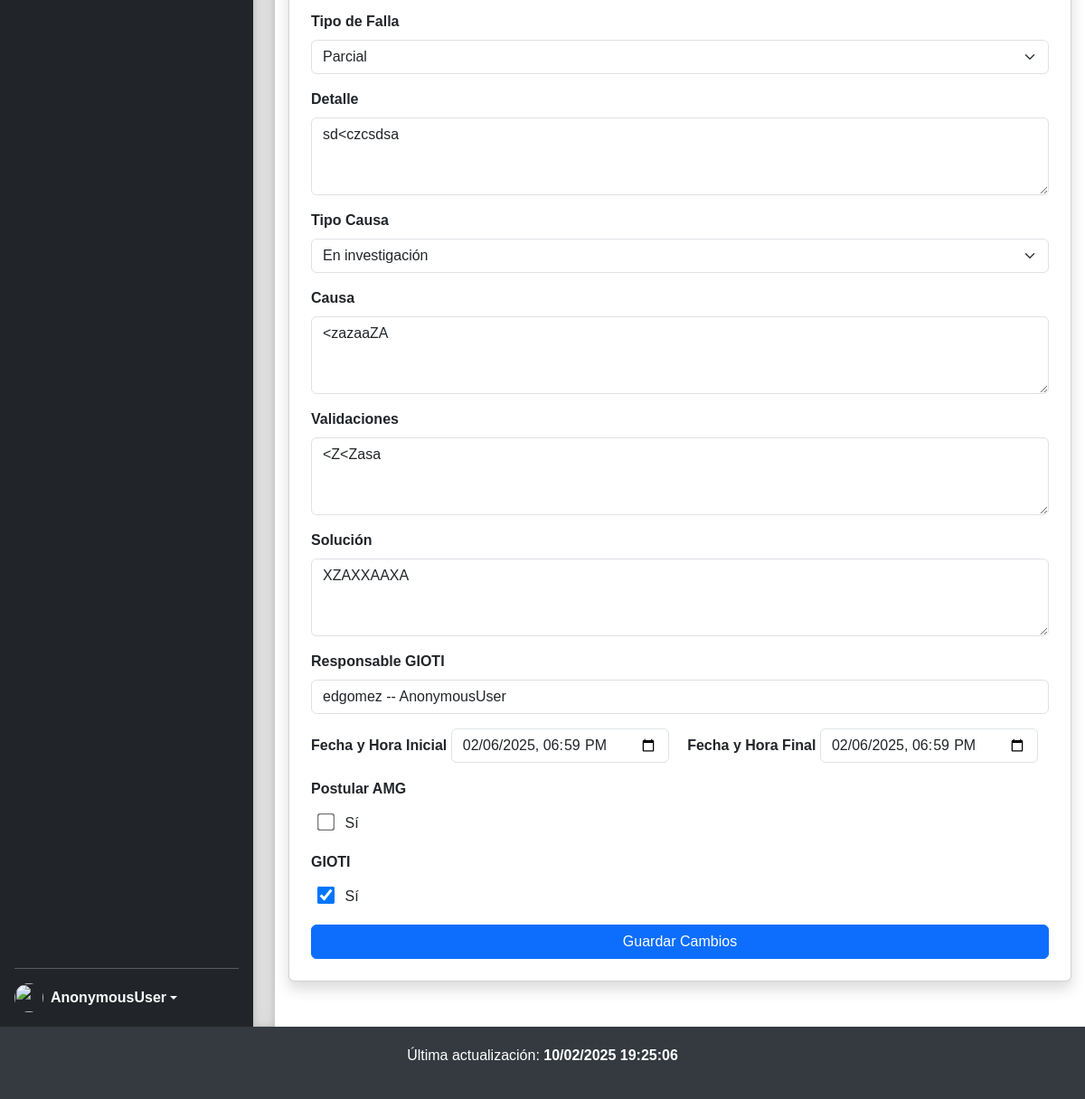
The page /editar_gestion/3/ (lower part) on the database as committed earlier.
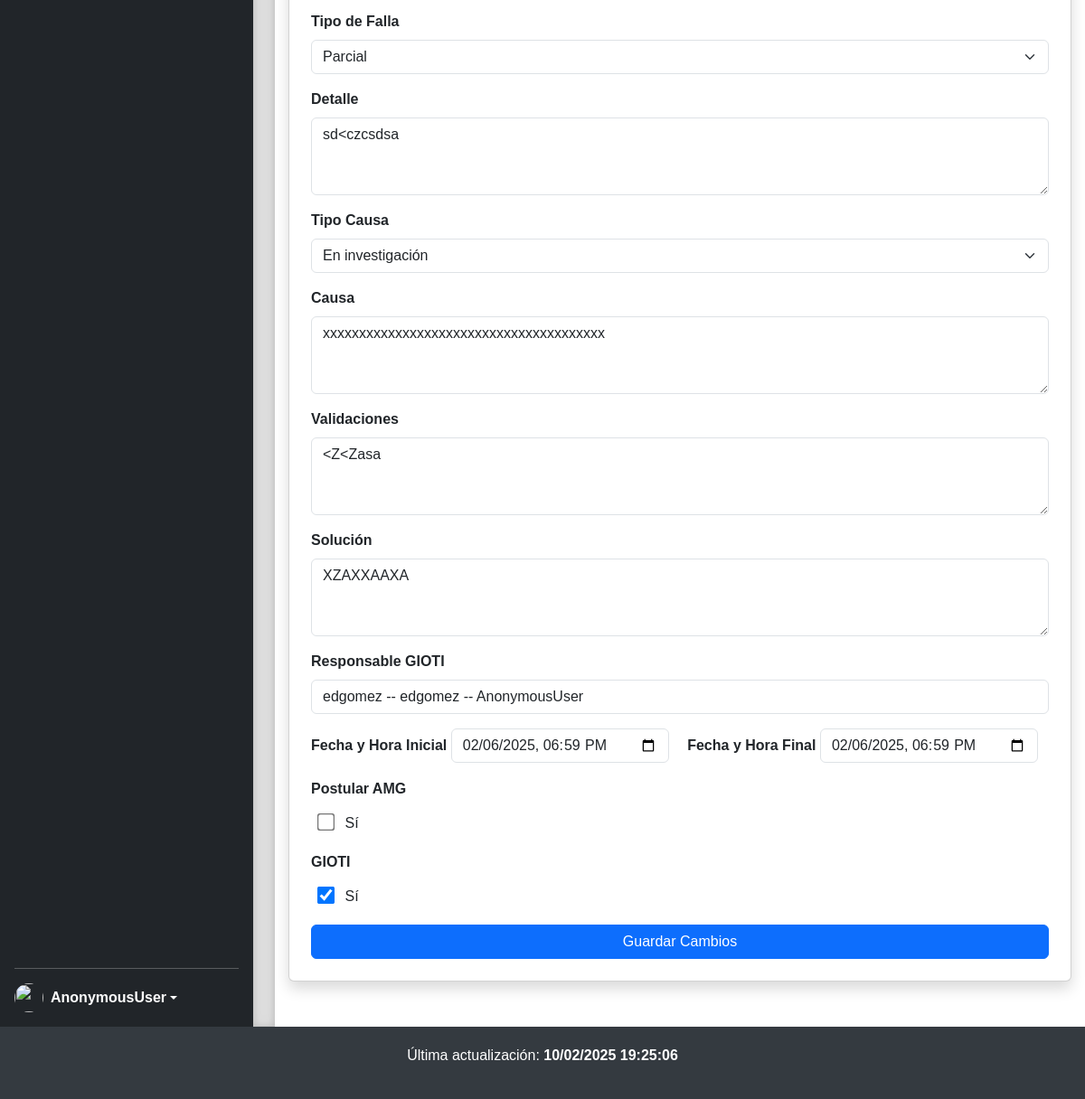
The same page on the database as committed later.
### gestiones/models.py (models this page shows, shortened)
class Gestion(models.Model):
    servicio = models.CharField(max_length=250, verbose_name='Servicio')
    tipo_de_gestion = models.CharField(max_length=250, verbose_name='Tipo de gestion')
    numero_caso = models.CharField(max_length=250, verbose_name='Numero de caso')
    detectada_por = models.CharField(max_length=250, verbose_name='Detectado por')
    causado_por_certificado_digital = models.BooleanField(default=False, verbose_name='Causado por certificado digital')
    incidente_generado_por_OC = models.BooleanField(default=False, verbose_name='Incidente generado por OC')
    atribuible_a = models.CharField(max_length=30, verbose_name='Atribuible a')
    tipo_de_falla = models.CharField(max_length=30, verbose_name='Tipo de falla')
    detalle = models.TextField(verbose_name='Detalle')
    tipo_causa = models.CharField(max_length=30, verbose_name='Tipo_causa')
    causa = models.TextField(verbose_name='Causa')
    validaciones = models.TextField(verbose_name='Validaciones')
    solucion = models.TextField(verbose_name='Solucion')
    responsable_gioti = models.CharField(max_length=250, verbose_name='Responsable gioti')
    fecha_hora_inicial = models.DateTimeField("Fecha y Hora Inicial", auto_now=False, auto_now_add=False )
    fecha_hora_final = models.DateTimeField("Fecha y Hora Final", auto_now=False, auto_now_add=False)
    postular_amg = models.BooleanField(default=False, verbose_name='Postular AMG')
    gioti = models.BooleanField(default=False, verbose_name='GIOTI')
    class Meta:
        verbose_name = 'Gestion'
        verbose_name_plural = 'Gestiones'
        ordering=['-id']

### gestiones/views.py (the view, shortened to what this page needs)
# urls.py: path('editar_gestion/<int:id>/',views.editar_gestion, name='editar_gestion'),
def editar_gestion(request, id):
    first_name = request.user.first_name if request.user.is_authenticated else "Invitado"
    gestion = get_object_or_404(Gestion, id=id)
    fecha_hora_actual = datetime.now().strftime('%Y-%m-%dT%H:%M')
    return render(request, 'editar_gestion.html', {'gestion': gestion, "first_name":first_name,'fecha_hora_actual': fecha_hora_actual})

### gestiones/templates/editar_gestion.html (shortened to what this page needs)
{% extends "layout.html" %}
{% block content %}
<form method="post">
<div class="container-fluid d-flex flex-column align-items-center" style="min-height: 100vh; padding: 50px 15px; overflow-y: auto;">
  <div class="card shadow p-4" style="max-width: 1000px; width: 100%;">
    <form method="POST" novalidate>
<div class="mb-3">
  <label for="tipo_de_falla" class="form-label"><strong>Tipo de Falla</strong></label>
  <select class="form-select" id="tipo_de_falla" name="tipo_de_falla" required>
    <option value="Parcial" {% if gestion.tipo_de_falla == 'Parcial' %}selected{% endif %}>Parcial</option>
  </select>
</div>
<div class="mb-3">
  <label for="detalle" class="form-label"><strong>Detalle</strong></label>
  <textarea class="form-control" id="detalle" name="detalle" rows="3" placeholder="Describa el detalle" >{{ gestion.detalle }}</textarea>
</div>
<div class="mb-3">
  <label for="tipo_causa" class="form-label"><strong>Tipo Causa</strong></label>
  <select class="form-select" id="tipo_causa" name="tipo_causa" >
    <option value="En investigacion" {% if gestion.tipo_causa == 'En investigacion' %}selected{% endif %}>En investigación</option>
  </select>
</div>
<div class="mb-3">
  <label for="causa" class="form-label"><strong>Causa</strong></label>
  <textarea class="form-control" id="causa" name="causa" rows="3" placeholder="Describa la causa" required>{{ gestion.causa }}</textarea>
</div>
<div class="mb-3">
  <label for="validaciones" class="form-label"><strong>Validaciones</strong></label>
  <textarea class="form-control" id="validaciones" name="validaciones" rows="3" placeholder="Ingrese las validaciones" required>{{ gestion.validaciones }}</textarea>
</div>
<div class="mb-3">
  <label for="solucion" class="form-label"><strong>Solución</strong></label>
  <textarea class="form-control" id="solucion" name="solucion" rows="3" placeholder="Ingrese la solución" >{{ gestion.solucion }}</textarea>
</div>
<div class="mb-3">
  <label for="responsable_gioti" class="form-label"><strong>Responsable GIOTI</strong></label>
  <input type="text" class="form-control" id="responsable_gioti" name="responsable_gioti" value="{{ gestion.responsable_gioti }} -- {{ user }}" readonly>
</div>
<div class="mb-3">
  <label for="fecha_hora_inicial" class="form-label"><strong>Fecha y Hora Inicial</strong></label>
  <input type="datetime-local" class="form-control d-inline w-auto me-3" id="fecha_hora_inicial" name="fecha_hora_inicial" value="{{ gestion.fecha_hora_inicial|date:'Y-m-d\TH:i' }}" >
  <label for="fecha_hora_final" class="form-label"><strong>Fecha y Hora Final</strong></label>
  <input type="datetime-local" class="form-control d-inline w-auto" id="fecha_hora_final" name="fecha_hora_final" value="{{ gestion.fecha_hora_final|date:'Y-m-d\TH:i' }}" >
</div>
  <div class="mb-3">
    <label class="form-label"><strong>Postular AMG</strong></label>
    <div>
      <input type="checkbox" id="postular_amg" class="checkbox-grande" name="postular_amg" {% if gestion.postular_amg %} checked {% endif %}>
      <label for="postular_amg">Sí</label>
    </div>
  </div>
<div class="mb-3">
  <label class="form-label"><strong>GIOTI</strong></label>
  <div>
    <input type="checkbox" id="gioti" name="gioti" class="checkbox-grande" {% if gestion.gioti %} checked {% endif %}>
    <label for="gioti">Sí</label>
  </div>
</div>
      <div class="d-grid">
        <button type="submit" class="btn btn-primary">Guardar Cambios</button>
      </div>
    </form>
  </div>
</div>
{% endblock %}

Rows that differ between the two databases and show on the page:
changed Gestion "Parcial": causa "<zazaaZA" → "xxxxxxxxxxxxxxxxxxxxxxxxxxxxxxxxxxxxxxx"; responsable_gioti "edgomez -- AnonymousUser" → "edgomez -- edgomez -- AnonymousUser"
